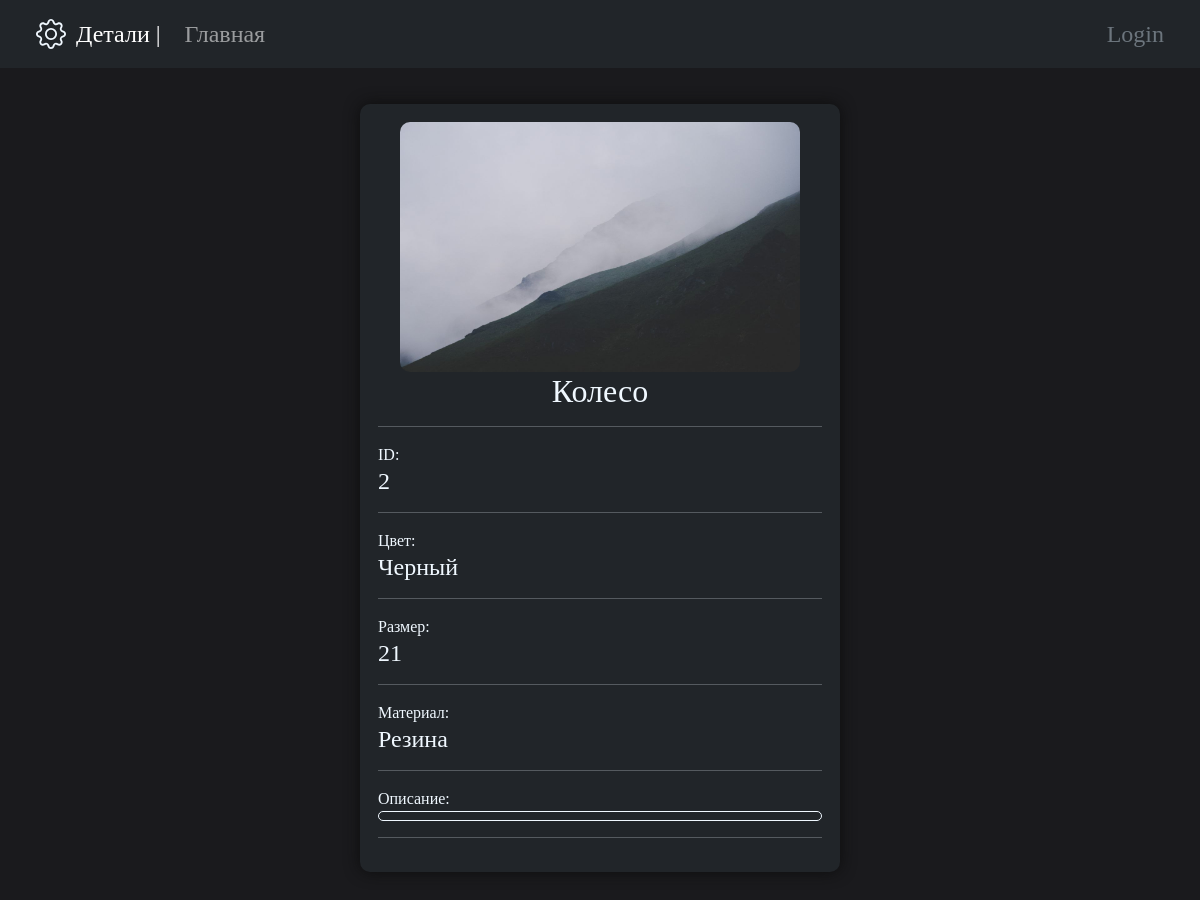
The app's page /detail_page/2, older data.
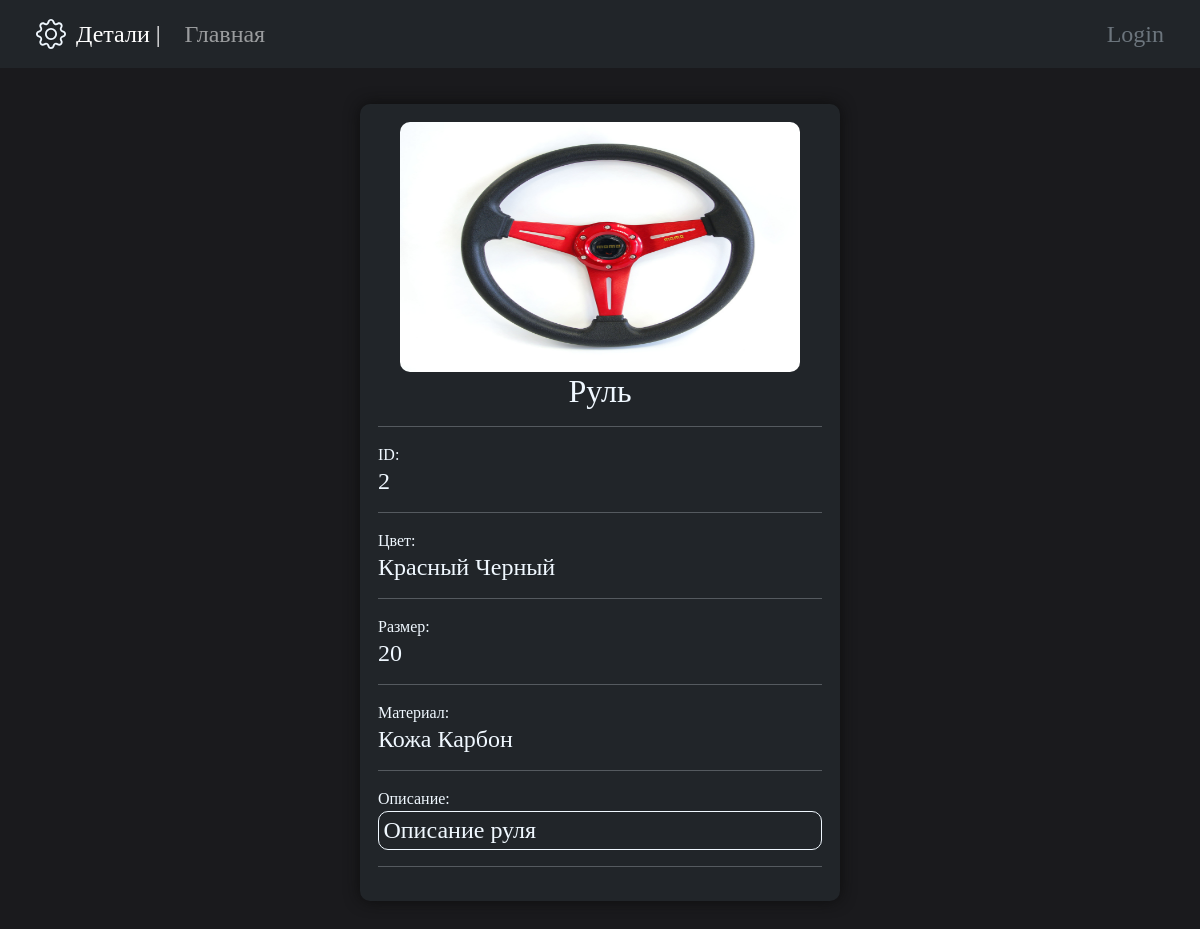
The same page, newer data.
### main/models.py (models this page shows, shortened)
class Detail(models.Model):
    detail_image = models.ImageField('Изображение',upload_to='detail_img/', null=True, blank=True)
    detail_name = models.CharField('Название', max_length=100)
    detail_size = models.CharField('Размер', max_length=100)
    detail_color = models.CharField('Цвет', max_length=100)
    detail_material = models.CharField('Материал', max_length=100)
    detail_description = models.TextField('Описание', max_length=500, default='')
    class Meta:
        verbose_name = 'Деталь'
        verbose_name_plural = 'Детали'

### main/views.py (the view)
# urls.py: path('detail_page/<int:pk>', detail_page, name='detail_page'),
def detail_page(request, pk):
    detail = Detail.objects.get(id=pk)
    context = {'detail': detail}
    return render(request, 'main/detail.html', context)

### main/templates/main/detail.html (shortened to what this page needs)
{% extends 'main/layout.html' %}
{% block main_info_bl %}
<div class="detail_block">
    {% if detail.detail_image %}
    <img src="{{ detail.detail_image.url}}" class="img-fluid mx-auto d-block" alt="..."
         style="border-radius:10px; width:400px; height:250px; margin:auto;">
    {% endif %}
    <div class="text-center">
        <h2>{{detail.detail_name}}</h2>
    </div>
    <hr>
    <div>
        <label>ID: </label>
        <h4>{{detail.id}}</h4>
        <hr>
        <label>Цвет:</label>
        <h4>{{detail.detail_color}}</h4>
        <hr>
        <label>Размер: </label>
        <h4>{{detail.detail_size}}</h4>
        <hr>
        <label>Материал: </label>
        <h4>{{detail.detail_material}}</h4>
        <hr>
        <label>Описание:</label>
        <h4 style="border: 1px solid AliceBlue; border-radius: 10px; padding: 1%;">{{detail.detail_description}}</h4>
        <hr>
    </div>
</div>
{% endblock %}

### main/templates/main/layout.html (shortened to what this page needs)
<!doctype html>
{% load static %}
<html lang="ru">
<head>
    <link rel="stylesheet" href="https://cdn.jsdelivr.net/npm/bootstrap@5.2.3/dist/css/bootstrap.min.css"
>
    <link rel="stylesheet" href="{% static 'main/css/main.css' %}">
</head>
<body>
<div class="site_header">
    <nav class="navbar navbar-expand-lg navbar-dark bg-dark">
        <div class="container-fluid" style="margin-right:2%; margin-left:2%;">
            <a class="navbar-brand" href="/"> Детали |</a>
            <div class="collapse navbar-collapse" id="navbarNav">
                <ul class="navbar-nav me-auto mb-2 mb-lg-0">
                    <li class="nav-item">
                        <a class="nav-link" href="/">Главная</a>
                    </li>
                </ul>
                {% if user.is_authenticated %}
                <ul class="navbar-nav">
                    <li class="nav-item" style="margin-left:20px;">
                        <a href="{% url 'logout' %}" class="text-light">
                            <svg xmlns="http://www.w3.org/2000/svg" width="35" height="35" fill="currentColor"
                                 class="bi bi-box-arrow-right" viewBox="0 0 16 16">
                                <path fill-rule="evenodd"
                                      d="M10 12.5a.5.5 0 0 1-.5.5h-8a.5.5 0 0 1-.5-.5v-9a.5.5 0 0 1 .5-.5h8a.5.5 0 0 1 .5.5v2a.5.5 0 0 0 1 0v-2A1.5 1.5 0 0 0 9.5 2h-8A1.5 1.5 0 0 0 0 3.5v9A1.5 1.5 0 0 0 1.5 14h8a1.5 1.5 0 0 0 1.5-1.5v-2a.5.5 0 0 0-1 0v2z"/>
                                <path fill-rule="evenodd"
                                      d="M15.854 8.354a.5.5 0 0 0 0-.708l-3-3a.5.5 0 0 0-.708.708L14.293 7.5H5.5a.5.5 0 0 0 0 1h8.793l-2.147 2.146a.5.5 0 0 0 .708.708l3-3z"/>
                            </svg>
                        </a>
                    </li>
                    <li class="nav-item" style="margin-left:20px;">
                        <a href="{% url 'profile' %}" class="text-light">
                            <svg xmlns="http://www.w3.org/2000/svg" width="30" height="30" fill="currentColor"
                                 class="bi bi-person-circle" viewBox="0 0 16 16">
                                <path d="M11 6a3 3 0 1 1-6 0 3 3 0 0 1 6 0z"/>
                                <path fill-rule="evenodd"
                                      d="M0 8a8 8 0 1 1 16 0A8 8 0 0 1 0 8zm8-7a7 7 0 0 0-5.468 11.37C3.242 11.226 4.805 10 8 10s4.757 1.225 5.468 2.37A7 7 0 0 0 8 1z"/>
                            </svg>
                        </a>
                    </li>
                </ul>
                {% else %}
                <ul class="navbar-nav">
                    <li class="nav-item">
                        <a href="{% url 'login' %}" style="text-decoration:none;" class="text-muted">Login</a>
                    </li>
                </ul>
                {% endif %}
            </div>
        </div>
    </nav>
</div>
{% block main_info_bl %}
{% endblock %}
</body>
</html>

### main/static/main/css/main.css (style rules this page uses)
* { font-family: consolas; }
body { background: #1a1a1d; color: AliceBlue; }
.site_header { margin-top: 1%; margin: auto; border-radius: 10px; }
.site_header a { font-size: 150%; }
.detail_block { margin: auto; margin-top: 3%; margin-bottom: 3%; padding:1.5%; width: 40%; height:auto; background-color: #212529; border-radius: 10px; box-shadow: 0 0 15px #0D0D0D ; }

Row changes from the older to the newer data that the page shows:
changed Detail id 2: detail_image: a different picture; detail_name "Колесо" → "Руль"; detail_color "Черный" → "Красный Черный"; detail_size "21" → "20"; detail_material "Резина" → "Кожа Карбон"; detail_description (not shown) → "Описание руля"
